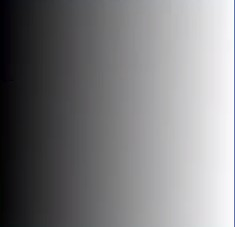
#> input picture 0.OpenCV/Pycharm_files/2.Image_processing/gradient.jpg, 235 x 227 px
$ python 1.Simple_thresholding.py
#> lines starting #> are read from the running program, lines starting #| are printed output that depends on the picture; after the words box and inside, x2 and y2 are one past the last pixel; in counts of white or black regions, pixels touching at a corner belong together
import cv2
import numpy as np

img = cv2.imread("gradient.jpg", 0)
#> img: shape (227, 235); min 0, max 255, mean 126.2
print(img.shape)
#| (227, 235)
_, th1 = cv2.threshold(img, 127, 255, cv2.THRESH_BINARY)
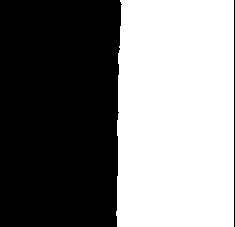
#> th1: shape (227, 235); 49.2% white; 1 white region, box (x1, y1, x2, y2) and area: (116, 0, 234, 227) 26266
_, th2 = cv2.threshold(img, 127, 255, cv2.THRESH_BINARY_INV) # ref: https://opencv24-python-tutorials.readthedocs.io/en/latest/py_tutorials/py_imgproc/py_thresholding/py_thresholding.html
_, th3 = cv2.threshold(img, 200, 255, cv2.THRESH_TRUNC)
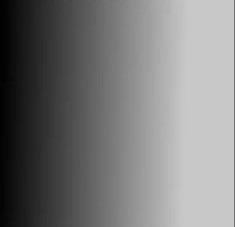
#> th3: shape (227, 235); min 0, max 200, mean 120.9
_, th4 = cv2.threshold(img, 127, 255, cv2.THRESH_TOZERO) # the part less than thres will be set to 0.
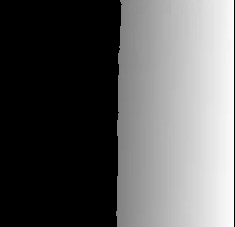
#> th4: shape (227, 235); min 0, max 255, mean 93.5

cv2.imshow("Image", img)
cv2.imshow("th1", th1)
cv2.imshow("th2", th2)
cv2.imshow("th3", th3)
cv2.imshow("th4", th4)


cv2.waitKey(0)
cv2.destroyAllWindows()

$ run again, with 0.OpenCV/Pycharm_files/2.Image_processing/dilation.jpg copied over 0.OpenCV/Pycharm_files/2.Image_processing/gradient.jpg
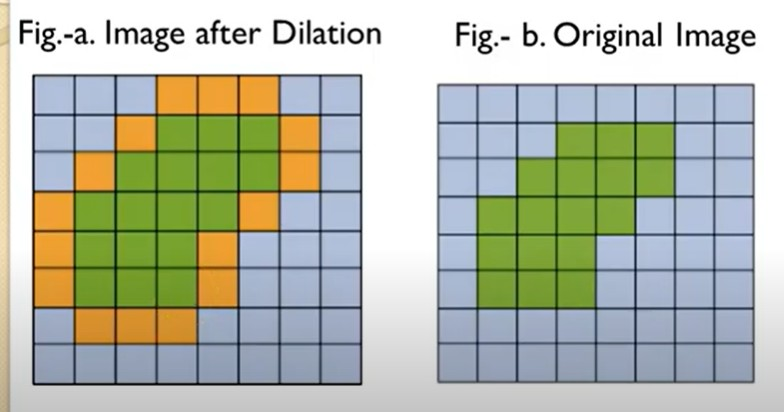
#> input picture 0.OpenCV/Pycharm_files/2.Image_processing/dilation.jpg, 784 x 412 px
#| (412, 784)
#> `_, th1 = cv2.threshold(img, 127, 255, cv2.THRESH_BINARY)`:
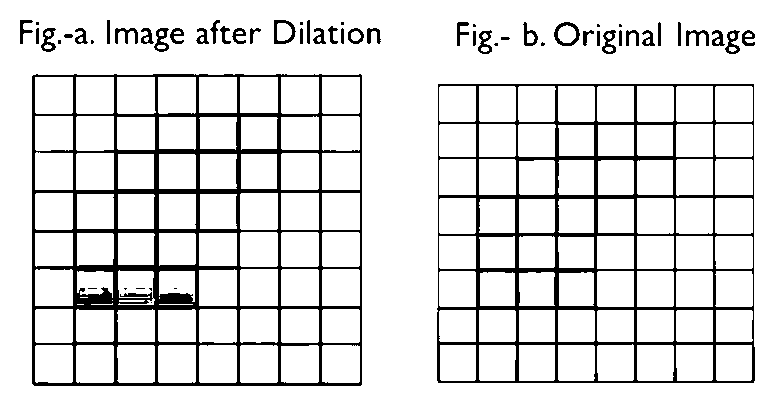
#> th1: shape (412, 784); 88.2% white; 59 black regions (16 under 20 px), largest, box (x1, y1, x2, y2) and area: (32, 74, 362, 386) 19137, (437, 84, 755, 383) 14431, (554, 22, 580, 46) 235
#> `_, th4 = cv2.threshold(img, 127, 255, cv2.THRESH_TOZERO)`:
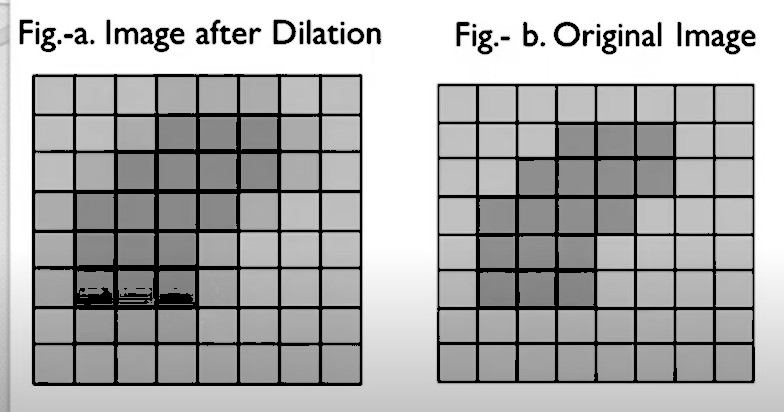
#> th4: shape (412, 784); min 0, max 255, mean 172.8
